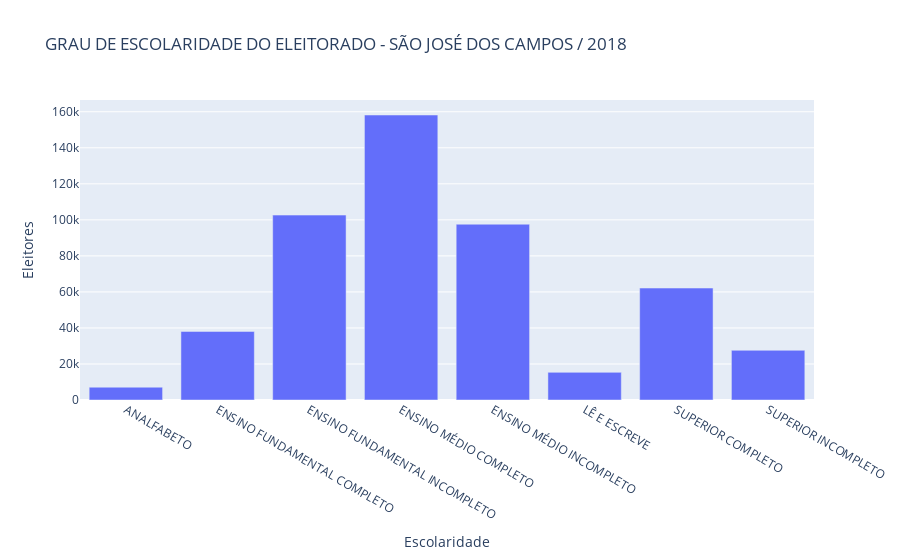

Notebook code cell kept with this figure:
### Markdown cell above
### Grau de Escolaridade
Da mesma forma, acionando a próxima célula, vamos poder observar um gráfico que corresponde à quantidade de eleitores que possuem determinado grau de escolaridade. <br>

### Code cell
total_eleitores_escolaridade = municipio_eleitores.groupby('DS_GRAU_ESCOLARIDADE')['QT_ELEITORES_PERFIL'].sum()
fig=px.bar(total_eleitores_escolaridade, x= total_eleitores_escolaridade.index, y=total_eleitores_escolaridade.values,
          title="GRAU DE ESCOLARIDADE DO ELEITORADO - " + eleicao_municipio.upper() + " / " + str(eleicao_ano), 
          labels={'y':'Eleitores', 'DS_GRAU_ESCOLARIDADE':'Escolaridade'})

fig.show()

### Figure 1 — Plotly figure (JSON) as saved in the notebook; plotly's stock layout.template omitted (floating-point values rounded to 4 significant figures)
{"data": [{"alignmentgroup": "True", "hovertemplate": "Escolaridade=%{x}<br>Eleitores=%{y}<extra></extra>", "legendgroup": "", "marker": {"color": "#636efa"}, "name": "", "offsetgroup": "", "orientation": "v", "showlegend": false, "textposition": "auto", "type": "bar", "x": ["ANALFABETO", "ENSINO FUNDAMENTAL COMPLETO", "ENSINO FUNDAMENTAL INCOMPLETO", "ENSINO MÉDIO COMPLETO", "ENSINO MÉDIO INCOMPLETO", "LÊ E ESCREVE", "SUPERIOR COMPLETO", "SUPERIOR INCOMPLETO"], "xaxis": "x", "y": [7106, 38065, 102648, 158214, 97589, 15347, 62142, 27582], "yaxis": "y"}], "layout": {"barmode": "relative", "legend": {"tracegroupgap": 0}, "title": {"text": "GRAU DE ESCOLARIDADE DO ELEITORADO - SÃO JOSÉ DOS CAMPOS / 2018"}, "xaxis": {"anchor": "y", "domain": [0, 1], "title": {"text": "Escolaridade"}}, "yaxis": {"anchor": "x", "domain": [0, 1], "title": {"text": "Eleitores"}}}}
